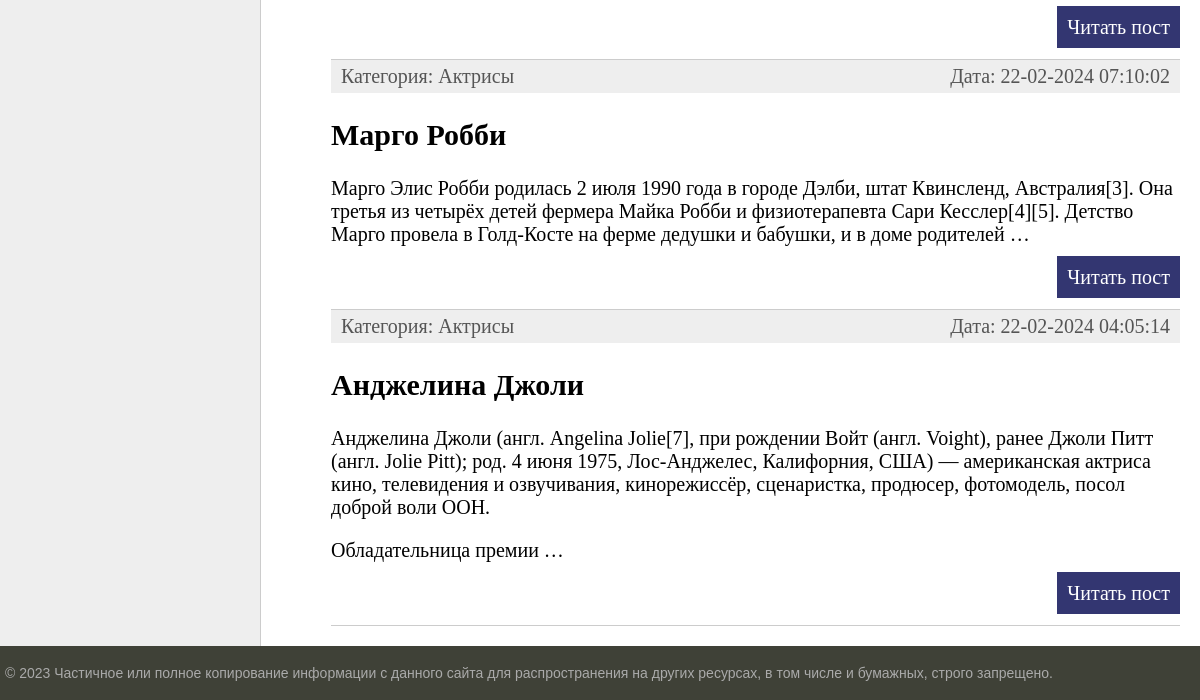
Before: / (lower part) with the older database file.
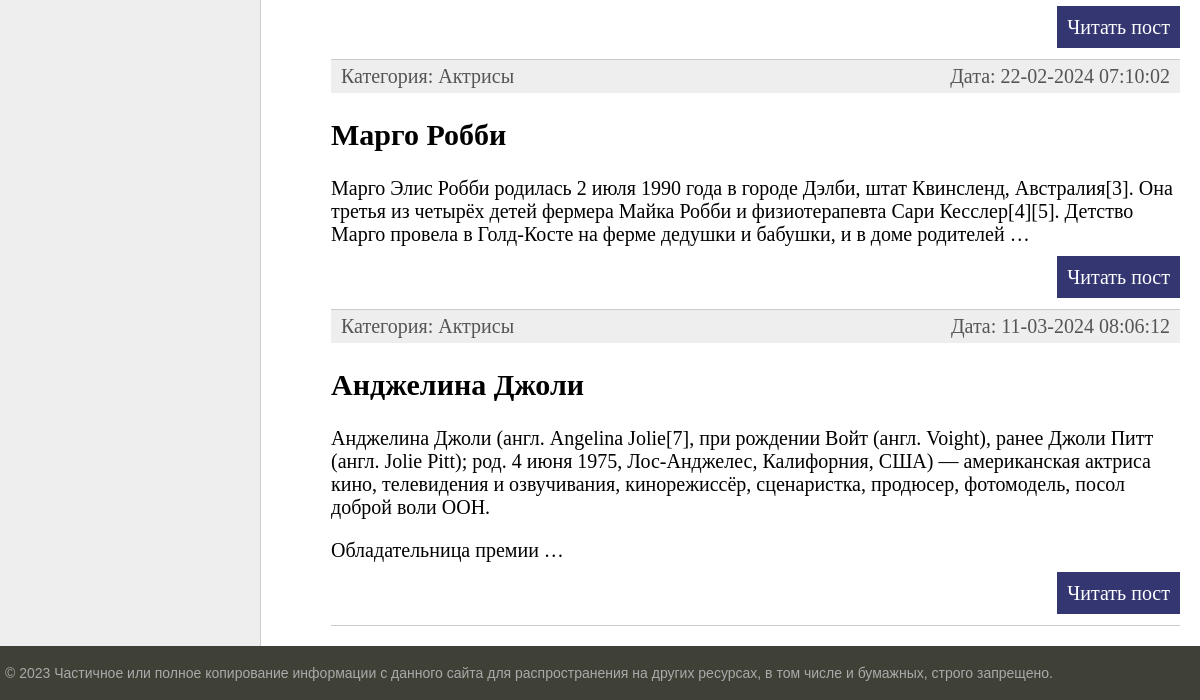
After: the same page with the newer database file.
### women/models.py (models this page shows, shortened)
class Women(models.Model):
    class Status(models.IntegerChoices):
        DRAFT = 0, 'Черновик'
        PUBLISHED = 1, 'Опубликовано'
    title = models.CharField(
        verbose_name='Заголовок',
        max_length=255,
    )
    slug = models.SlugField(
        verbose_name='Slug',
        max_length=255,
        unique=True,
        db_index=True,
        validators=[
            MinLengthValidator(5, message='Минимум 5 символов'),
            MaxLengthValidator(100, message='Максимум 100 символов'),
        ],
    )
    photo = models.ImageField(
        verbose_name='Фото',
        upload_to='photos/%Y/%m/%d/',
        default=None,
        blank=True,
        null=True,
    )
    content = models.TextField(
        verbose_name='Текст статьи',
        blank=True,
    )
    time_create = models.DateTimeField(
        verbose_name='Время создания',
        auto_now_add=True,
    )
    time_update = models.DateTimeField(
        verbose_name='Время изменения',
        auto_now=True,
    )
    is_published = models.BooleanField(
        verbose_name='Статус',
        choices=tuple(map(lambda x: (bool(x[0]), x[1]), Status.choices)),
        default=Status.DRAFT,
    )
    category = models.ForeignKey(
        verbose_name='Категории',
        to='Category',
        on_delete=models.PROTECT,
        related_name='posts',  # women_set -> posts
    )
    tags = models.ManyToManyField(
        verbose_name='Теги',
        to='TagPost',
        blank=True,
        related_name='tags',
    )
    husband = models.OneToOneField(
        verbose_name='Муж',
        to='Husband',
        on_delete=models.SET_NULL,
        null=True,
        blank=True,
        related_name='wuman',
    )
    objects = models.Manager()
    published = PublishedManager()
    class Meta:
        verbose_name = 'Известные женщины'
        verbose_name_plural = 'Известные женщины'
        ordering = ['-time_create']
        indexes = [
            models.Index(fields=['-time_create'])
        ]
    def get_absolute_url(self):
        return reverse('post', kwargs={'post_slug': self.slug})

class Category(models.Model):
    name = models.CharField(
        verbose_name='Категория',
        max_length=100,
        db_index=True,
    )
    slug = models.SlugField(
        max_length=255,
        unique=True,
        db_index=True,
    )
    class Meta:
        verbose_name = 'Категория'
        verbose_name_plural = 'Категории'
    def get_absolute_url(self):
        return reverse('category', kwargs={'cat_slug': self.slug})

### women/views.py (the view)
# urls.py: path('',                            WomenHome.as_view(),        name='home'),
class WomenHome(ListView):
    template_name = 'women/index.html'
    context_object_name = 'posts'
    extra_context = {
        'title': 'Главная страница',
        'menu': menu,
        'cat_selected': 0,
    }
    def get_queryset(self) -> QuerySet[Any]:
        return Women.published.all().select_related('category')

### women/models.py (called while the page is built)
    def get_queryset(self) -> QuerySet:
        return super().get_queryset().filter(is_published=Women.Status.PUBLISHED)

    def get_absolute_url(self):
        return reverse('tag', kwargs={'tag_slug': self.slug})

### women/templatetags/women_tags.py (called while the page is built)
@register.inclusion_tag('women/list_categories.html')
def show_categories(cat_selected: int = 0):
    cats = Category.objects.annotate(total=Count("posts")).filter(total__gt=0)
    return {'cats': cats, 'cat_selected': cat_selected}

@register.inclusion_tag('women/list_tags.html')
def show_all_tags():
    return {'tags': TagPost.objects.annotate(total=Count("tags")).filter(total__gt=0)}

### women/templates/women/index.html (shortened to what this page needs)
{% extends 'base.html' %}
{% block content %}
<ul class="list-articles">
  {% for post in posts %}
  <li>
    <div class="article-panel">
      <p class="first">Категория: {{ post.category.name }}</p>
      <p class="last">Дата: {{ post.time_update|date:"d-m-Y H:i:s" }}</p>
    </div>
    <h2>{{ post.title }}</h2>
    {% autoescape off %}
    {{ post.content|linebreaks|truncatewords:40 }}
    {% endautoescape %}
    <p class="link-read-post"><a href="{{ post.get_absolute_url }}">Читать пост</a></p>
  </li>
  {% endfor %}
</ul>
{% endblock %}

Changed rows visible on the page:
changed Women "Анджелина Джоли": time_update "22-02-2024 04:05:14" → "11-03-2024 08:06:12"
